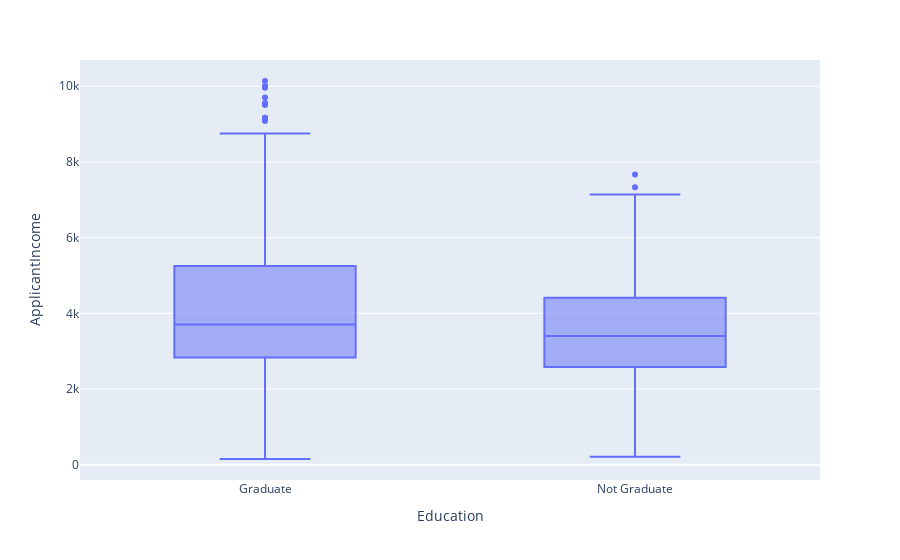

Notebook code cell kept with this figure:
### Code cell
fig = px.box(df_strip, x='Education', y="ApplicantIncome")
fig.show()

### Figure 1 — Plotly figure (JSON) as saved in the notebook; plotly's stock layout.template omitted (floating-point values rounded to 4 significant figures; data arrays with more than 128 entries replaced by an {"elided": "..."} marker saying what was removed)
{"data": [{"alignmentgroup": "True", "hovertemplate": "Education=%{x}<br>ApplicantIncome=%{y}<extra></extra>", "legendgroup": "", "marker": {"color": "#636efa"}, "name": "", "notched": false, "offsetgroup": "", "orientation": "v", "showlegend": false, "type": "box", "x": {"elided": "398 str values"}, "x0": " ", "xaxis": "x", "y": {"elided": "398 int values"}, "y0": " ", "yaxis": "y"}], "layout": {"boxmode": "group", "legend": {"tracegroupgap": 0}, "margin": {"t": 60}, "xaxis": {"anchor": "y", "domain": [0, 1], "title": {"text": "Education"}}, "yaxis": {"anchor": "x", "domain": [0, 1], "title": {"text": "ApplicantIncome"}}}}
